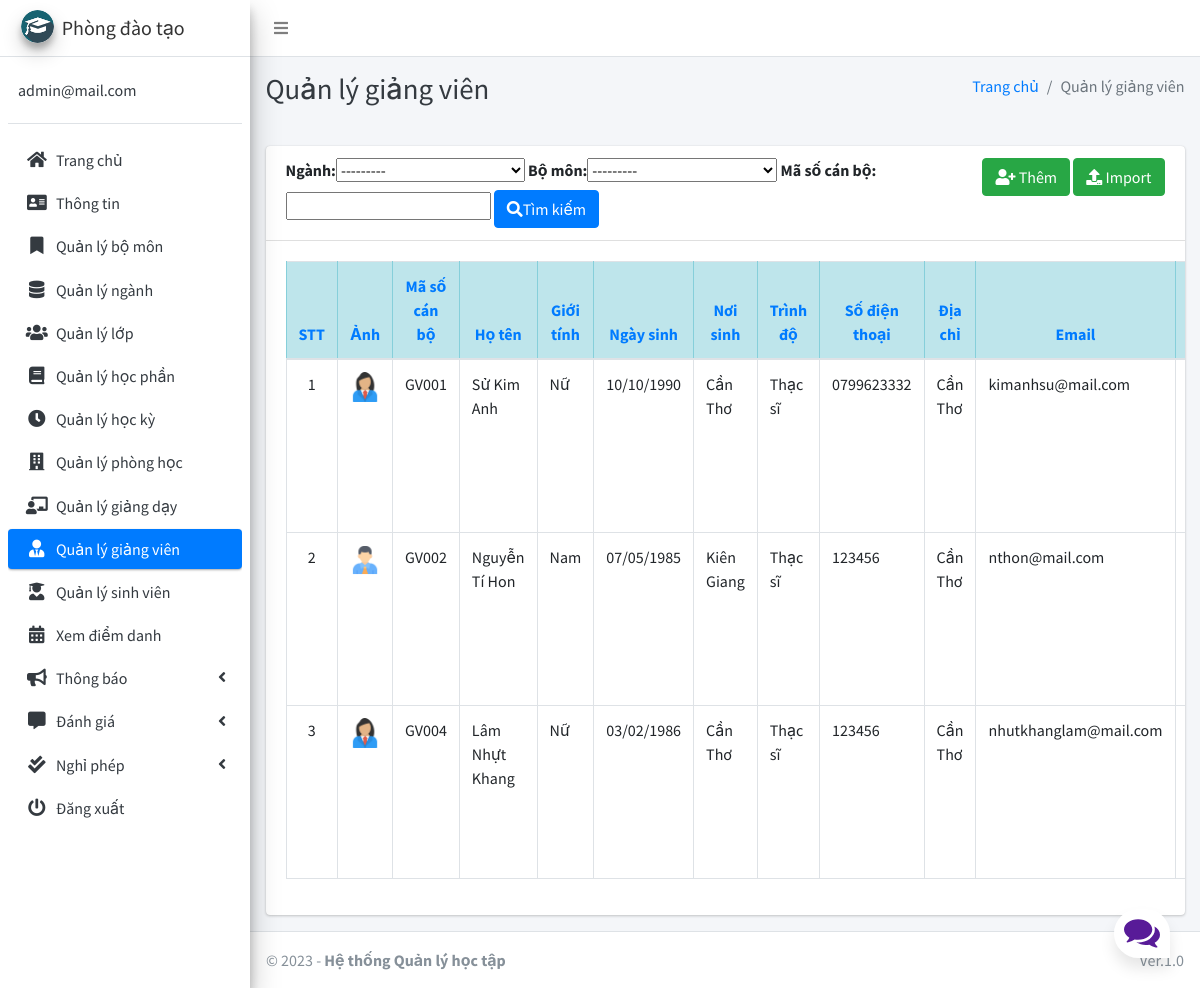
/staff/manage/ (signed in), run on the app's committed database.
### main_app/models.py (models this page shows, shortened)
class CustomUser(AbstractUser):
    USER_TYPE = ((1, "PDT"), (2, "GV"), (3, "SV"))
    id = models.CharField(primary_key='True', max_length=10)
    username = None  # Removed username, using email instead
    email = models.EmailField(unique=True)
    user_type = models.CharField(default=1, choices=USER_TYPE, max_length=1)
    fcm_token = models.TextField(default="")  # For firebase notifications
    USERNAME_FIELD = "email"
    REQUIRED_FIELDS = []
    objects = CustomUserManager()

class Staff(models.Model):
    admin = models.OneToOneField(CustomUser, primary_key='True', on_delete=models.CASCADE, blank=False)
    last_name = models.CharField(max_length=200)
    first_name = models.CharField(max_length=200)
    profile_pic = models.ImageField(null=True, blank=True, upload_to="images/")
    gender = models.CharField(max_length=3, choices=gender_choice)
    dob = models.DateField(null=True)
    pob = models.CharField(max_length=200, null=True)
    level = models.CharField(max_length=30, choices=level_choice)
    number = models.CharField(max_length=15, null=True)
    address = models.TextField(null=True)
    major = models.ForeignKey(Major, on_delete=models.DO_NOTHING, null=True, blank=False)
    department = models.ForeignKey(Department, on_delete=models.DO_NOTHING, null=True, blank=False)

### main_app/hod_views.py (the view)
# urls.py: path("staff/manage/", hod_views.manage_staff, name='manage_staff'),
def manage_staff(request):
    allStaff = CustomUser.objects.filter(user_type=2)
    t = Staff.objects.filter(admin_id__in=allStaff)
    filter = StaffFilter(request.GET, queryset=t)
    t = filter.qs
    context = {
        't': t,
        'filter': filter,
        'allStaff': allStaff,
        'page_title': 'Quản lý giảng viên'
    }
    return render(request, "hod_template/manage_staff.html", context)

### main_app/models.py (called while the page is built)
    def __str__(self):
        return self.name

    def __str__(self):
        return self.name

### main_app/templates/hod_template/manage_staff.html (shortened to what this page needs)
{% extends 'main_app/base.html' %}
{% load static %}
{% block page_title %}{{ page_title }}{% endblock page_title %}
{% block content %}
    <section class="content">
        <div class="container-fluid">
            <div class="row">
                <div class="col-md-12">
                    <div class="card">
                        <div class="card-header">
                            <div style="float: right;">
                                <a href="{% url 'add_staff' %}" class="btn btn-success">
                                    <i class="fas fa-user-plus"></i> Thêm</a>
                                <a href="{% url 'upload_staff' %}" class="btn btn-success">
                                    <i class="fas fa-upload"></i> Import</a>
                            </div>
                            <div>
                                <form method="get">{{ filter.form }}
                                    <button class="btn btn-primary" type="submit"><i class="fas fa-search"></i>Tìm kiếm
                                    </button>
                                </form>
                            </div>
                        </div>
                        <div class="card-body" style="overflow-x:auto;">
                            <table id="example2" class="table table-bordered table-hover">
                                <thead class="table-info text-primary text-center">
                                <tr>
                                    <th>STT</th>
                                    <th>Ảnh</th>
                                    <th>Mã số cán bộ</th>
                                    <th>Họ tên</th>
                                    <th>Giới tính</th>
                                    <th>Ngày sinh</th>
                                    <th>Nơi sinh</th>
                                    <th>Trình độ</th>
                                    <th>Số điện thoại</th>
                                    <th>Địa chỉ</th>
                                    <th>Email</th>
                                    <th>Bộ môn</th>
                                </tr>
                                </thead>
                                <tbody>
                                {% for staff in t %}
                                    <tr>
                                        <td class="text-center">{{ forloop.counter }}</td>
                                        <td>
                                            {% if staff.profile_pic == "" %}
                                                Không có hình ảnh
                                            {% else %}
                                                <img class="img img-fluid mb-2" height="100" width="100"
                                                     src="{{ staff.profile_pic.url }}" alt="">
                                            {% endif %}
                                        </td>
                                        <td>{{ staff.admin_id }}</td>
                                        <td>{{ staff.last_name }} {{ staff.first_name }}</td>
                                        <td>{{ staff.gender }}</td>
                                        <td>{{ staff.dob|date:"d/m/Y" }}</td>
                                        <td>{{ staff.pob }}</td>
                                        <td>{{ staff.level }}</td>
                                        <td>{{ staff.number }}</td>
                                        <td>{{ staff.address }}</td>
                                        <td>{{ staff.admin.email }}</td>
                                        <td>{{ staff.department.name }}</td>
                                    </tr>
                                {% endfor %}
                                </tbody>
                            </table>
                        </div>
                    </div>
                </div>
            </div>
        </div>
    </section>
{% endblock content %}

### main_app/templates/main_app/sidebar_template.html (shortened to what this page needs)
{% load static %}
<aside class="main-sidebar sidebar-light-blue elevation-4">
    {% if request.user.user_type == '1' %}
        <a href="{% url 'admin_home' %}" class="brand-link">
            <img src="{% static 'dist/img/cmsl.png' %} " alt="AdminLTE Logo"
                 class="brand-image img-circle elevation-3">
            <span class="brand-text">Phòng đào tạo</span>
        </a>
        <div class="sidebar">
        <div class="user-panel mt-3 pb-3 mb-3 d-flex">
            <div class="info">
                <a href="#" class="d-block">{{ user }}</a>
            </div>
        </div>
        <nav class="mt-2">
        <ul class="nav nav-pills nav-sidebar flex-column" data-widget="treeview" role="menu" data-accordion="false">
        <li class="nav-item">
            {% url 'admin_home' as admin_home %}
            <a href="{{ admin_home }}" class="nav-link {% if admin_home == request.path %} active {% endif %}">
                <i class="nav-icon fas fa-home"></i>
                <p>
                    Trang chủ
                </p>
            </a>
        </li>
        <li class="nav-item">
            {% url 'admin_view_profile' as admin_view_profile %}
            <a href="{{ admin_view_profile }}"
               class="nav-link {% if admin_view_profile == request.path %} active {% endif %}">
                <i class="nav-icon fas fa-address-card"></i>
                <p>
                    Thông tin
                </p>
            </a>
        </li>
        <li class="nav-item">
            {% url 'manage_department' as manage_department %}
            <a href="{{ manage_department }}" class="nav-link {% if manage_department == request.path %} active {% endif %}">
                <i class="nav-icon fas fa-bookmark"></i>
                <p>
                    Quản lý bộ môn
                </p>
            </a>
        </li>
                <li class="nav-item">
                    {% url 'manage_major' as manage_major %}
                    {% url 'edit_major' department_id as edit_major %}
                    <a href="{{ manage_major }}"
                       class="nav-link  {% if edit_major == request.path or manage_major == request.path %} active {% endif %}">
                        <i class="nav-icon fas fa-database"></i>
                        <p>
                            Quản lý ngành
                        </p>
                    </a>
                </li>
                        <li class="nav-item">
                    {% url 'manage_grade' as manage_grade %}
                    {% url 'edit_grade' department_id as edit_grade %}
                    <a href="{{ manage_grade }}"
                       class="nav-link  {% if edit_grade == request.path or manage_grade == request.path %} active {% endif %}">
                        <i class="nav-icon fas fa-users"></i>
                        <p>
                            Quản lý lớp
                        </p>
                    </a>
                </li>
                        <li class="nav-item">
                    {% url 'manage_subject' as manage_subject %}
                    {% url 'edit_subject' subject_id as edit_subject %}
                    <a href="{{ manage_subject }}"
                       class="nav-link  {% if edit_subject == request.path or manage_subject == request.path %} active {% endif %}">
                        <i class="nav-icon fas fa-book"></i>
                        <p>
                            Quản lý học phần
                        </p>
                    </a>
                </li>
                        <li class="nav-item">
                    {% url 'manage_session' as manage_session %}
                    {% url 'edit_session' session_id as edit_session %}
                    <a href="{{ manage_session }}"
                       class="nav-link  {% if edit_session == request.path or manage_session == request.path %} active {% endif %}">
                        <i class="nav-icon fas fa-clock"></i>
                        <p>
                            Quản lý học kỳ
                        </p>
                    </a>
                </li>
                        <li class="nav-item">
                    {% url 'manage_room' as manage_room %}
                    {% url 'edit_room' room_id as edit_room %}
                    <a href="{{ manage_room }}"
                       class="nav-link {% if manage_room == request.path or request.path == edit_room %} active {% endif %}">
                        <i class="fas fa-building nav-icon"></i>
                        <p>
                            Quản lý phòng học
                        </p>
                    </a>
                </li>
                        <li class="nav-item">
                    {% url 'manage_assign' as manage_assign %}
                    {% url 'edit_assign' assign_id as edit_assign %}
                    <a href="{{ manage_assign }}"
                       class="nav-link {% if manage_assign == request.path or request.path == edit_assign %} active {% endif %}">
                        <i class="nav-icon fas fa-chalkboard-teacher"></i>
                        <p>
                            Quản lý giảng dạy
                        </p>
                    </a>
                </li>
                <li class="nav-item">
            {% url 'manage_staff' as manage_staff %}
            {% url 'edit_staff' staff_id as edit_staff %}
            <a href="{{ manage_staff }}"
               class="nav-link {% if manage_staff == request.path or request.path == edit_staff %} active {% endif %}">
                <i class="nav-icon fas fa-user-tie"></i>
                <p>
                    Quản lý giảng viên
                </p>
            </a>
        </li>
        <li class="nav-item">
            {% url 'manage_student' as manage_student %}
            {% url 'edit_student' student_id as edit_student %}
            <a href="{{ manage_student }}"
               class="nav-link  {% if edit_student == request.path or manage_student == request.path %} active {% endif %}">
                <i class="nav-icon fas fa-user-graduate"></i>
                <p>
                    Quản lý sinh viên
                </p>
            </a>
        </li>
        <li class="nav-item">
            {% url 'admin_view_attendance' as admin_view_attendance %}
            <a href="{{ admin_view_attendance }}"
               class="nav-link  {% if admin_view_attendance == request.path %} active {% endif %}">
                <i class="nav-icon fas fa-calendar-alt"></i>
                <p>
                    Xem điểm danh
                </p>
            </a>
        </li>
        <li class="nav-item has-treeview">
            <a href="#" class="nav-link">
                <i class="nav-icon fas fa-bullhorn"></i>
                <p>
                    Thông báo
                    <i class="fas fa-angle-left right"></i>
                </p>
            </a>
        </li>
                <li class="nav-item has-treeview">
            <a href="#" class="nav-link">
                <i class="nav-icon fas fa-comment-alt"></i>
                <p>
                    Đánh giá
                    <i class="fas fa-angle-left right"></i>
                </p>
            </a>
        </li>
                <li class="nav-item has-treeview">
            <a href="#" class="nav-link">
                <i class="nav-icon fas fa-check-double"></i>
                <p>
                    Nghỉ phép
                    <i class="fas fa-angle-left right"></i>
                </p>
            </a>
        </li>
    {% endif %}
    <li class="nav-item">
        <a href="{% url 'user_logout' %}"
           onclick="return confirm('Bạn có chắc chắn muốn đăng xuất?')"
           class="nav-link">
            <i class="nav-icon fas fa-power-off"></i>
            <p>
                Đăng xuất
            </p>
        </a>
    </li>
    </ul>
    </nav>
    </div>
</aside>

### main_app/static/style.css (style rules this page uses)
* { box-sizing: border-box; margin: 0; padding: 0; }
body { font-family: 'Nunito', sans-serif; font-weight: 400; font-size: 100%; background: #F1F1F1; }
*, html { --primaryGradient: linear-gradient(93.12deg, #581B98 0.52%, #9C1DE7 100%); --secondaryGradient: linear-gradient(268.91deg, #581B98 -2.14%, #9C1DE7 99.69%); --primaryBoxShadow: 0px 10px 15px rgba(0, 0, 0, 0.1); --secondaryBoxShadow: 0px -10px 15px rgba(0, 0, 0, 0.1); --primary: #581B98; }

### data on the page
CustomUser: email "admin@mail.com"
Staff: profile_pic (picture), admin_id "GV001", last_name "Sử Kim", first_name "Anh", gender "Nữ", dob "10/10/1990", pob "Cần Thơ", level "Thạc sĩ", number "0799623332", address "Cần Thơ", admin.email "kimanhsu@mail.com"
Staff: profile_pic (picture), admin_id "GV002", last_name "Nguyễn Tí", first_name "Hon", gender "Nam", dob "07/05/1985", pob "Kiên Giang", level "Thạc sĩ", number "123456", address "Cần Thơ", admin.email "nthon@mail.com"
Staff: profile_pic (picture), admin_id "GV004", last_name "Lâm Nhựt", first_name "Khang", gender "Nữ", dob "03/02/1986", pob "Cần Thơ", level "Thạc sĩ", number "123456", address "Cần Thơ", admin.email "nhutkhanglam@mail.com"

### other printed values
{{ page_title }} "Quản lý giảng viên"
